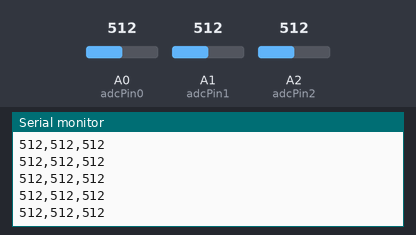
The sketch below on a simulated Arduino Nano, built with avr-gcc and run on an emulated ATmega328P. Shown: the last lines printed to the serial monitor. Inputs (shaded band) come from the test bench; at power-on: A0 (adcPin0) = 512, A1 (adcPin1) = 512, A2 (adcPin2) = 512.

Above: at 1.2 s.
1.3 s: A0 (adcPin0) set to 11
At 2.0 s:
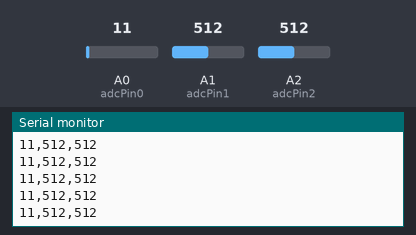
2.8 s: A0 (adcPin0) set to 8
At 3.4 s:
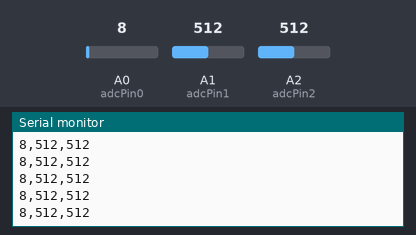
Timing chart, 0 to 4.5 s (numbered marks = the images above; inputs shaded):
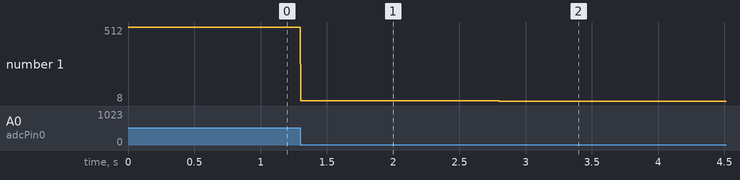

Measured:
- after the input at 1.3 s, the serial monitor: prints a new line at once (image 1)
- after the input at 2.8 s, the serial monitor: prints a new line at once (image 2)
- plotted number 1: 512 → 11 after the input at 1.3 s, 11 → 8 after the input at 2.8 s

The sketch:

ArduinoIDEPCG.ino
```cpp
// Kode Arduino Nano - Baca 3 ADC dan kirim Serial (CSV)

// Definisi pin ADC
int adcPin0 = A0;
int adcPin1 = A1;
int adcPin2 = A2;

void setup() {
  Serial.begin(115200);  // Kecepatan serial
}

void loop() {
  // Baca nilai ADC dari 3 channel
  int val0 = analogRead(adcPin0);
  int val1 = analogRead(adcPin1);
  int val2 = analogRead(adcPin2);

  // Kirim data ke serial dalam format CSV: val0,val1,val2
  Serial.print(val0);
  Serial.print(",");
  Serial.print(val1);
  Serial.print(",");
  Serial.println(val2);

  delay(1);  // Sampling ~1ms (1000 Hz)
}
```
